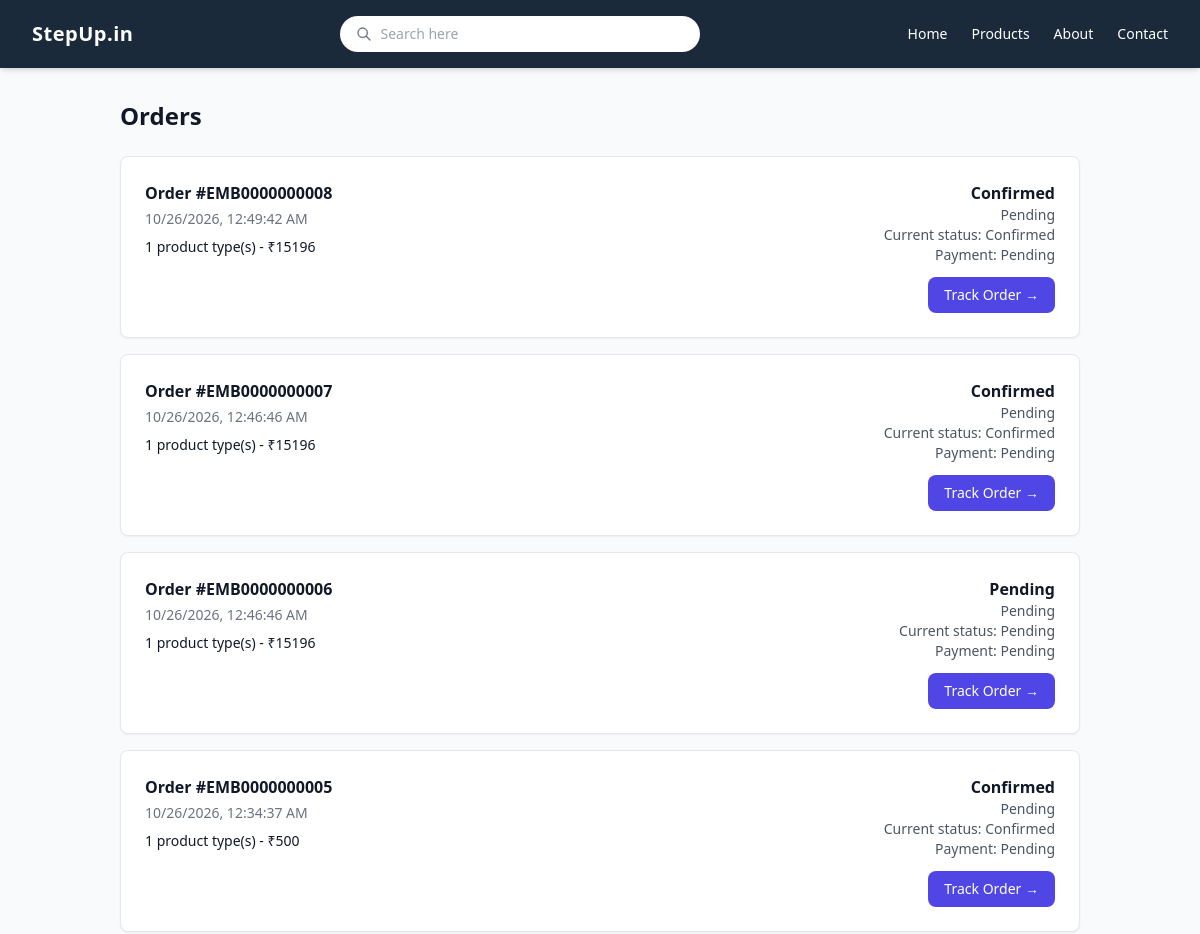
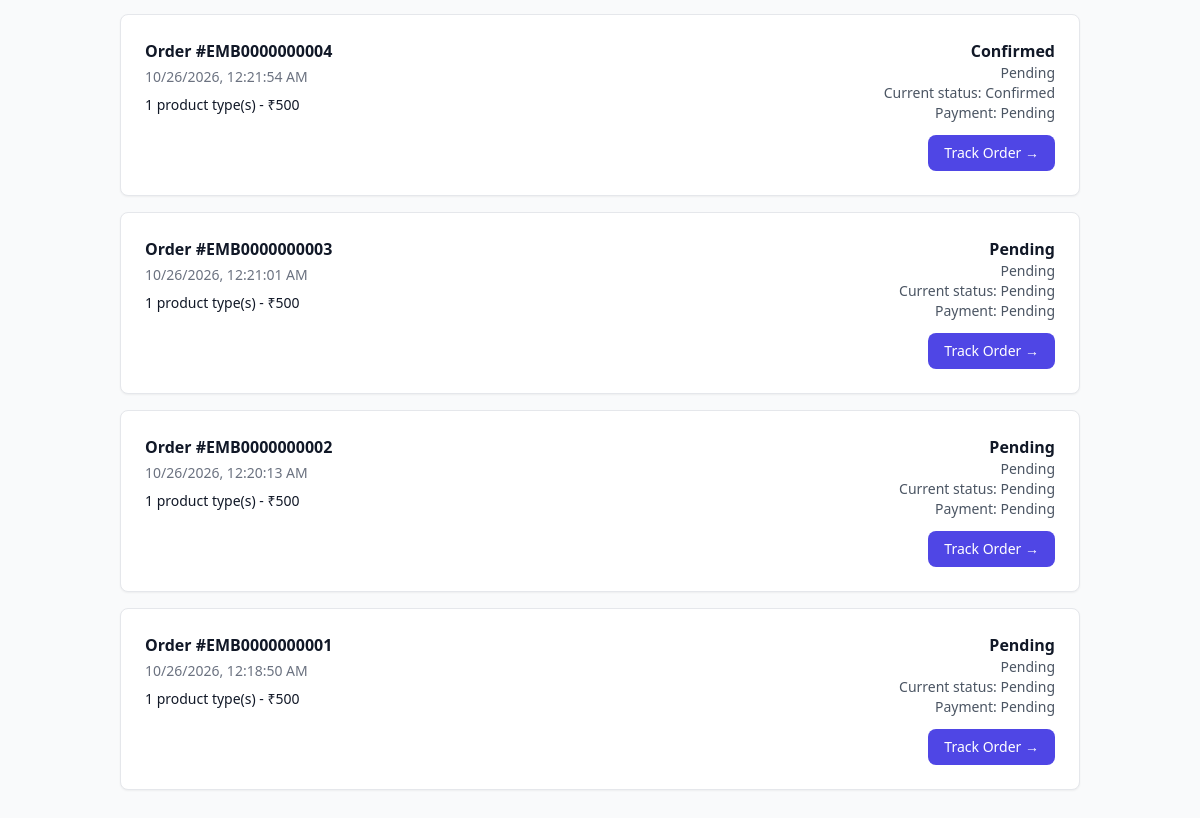
/orders/, run on an earlier commit of the app's database (2 pictures, top to bottom).
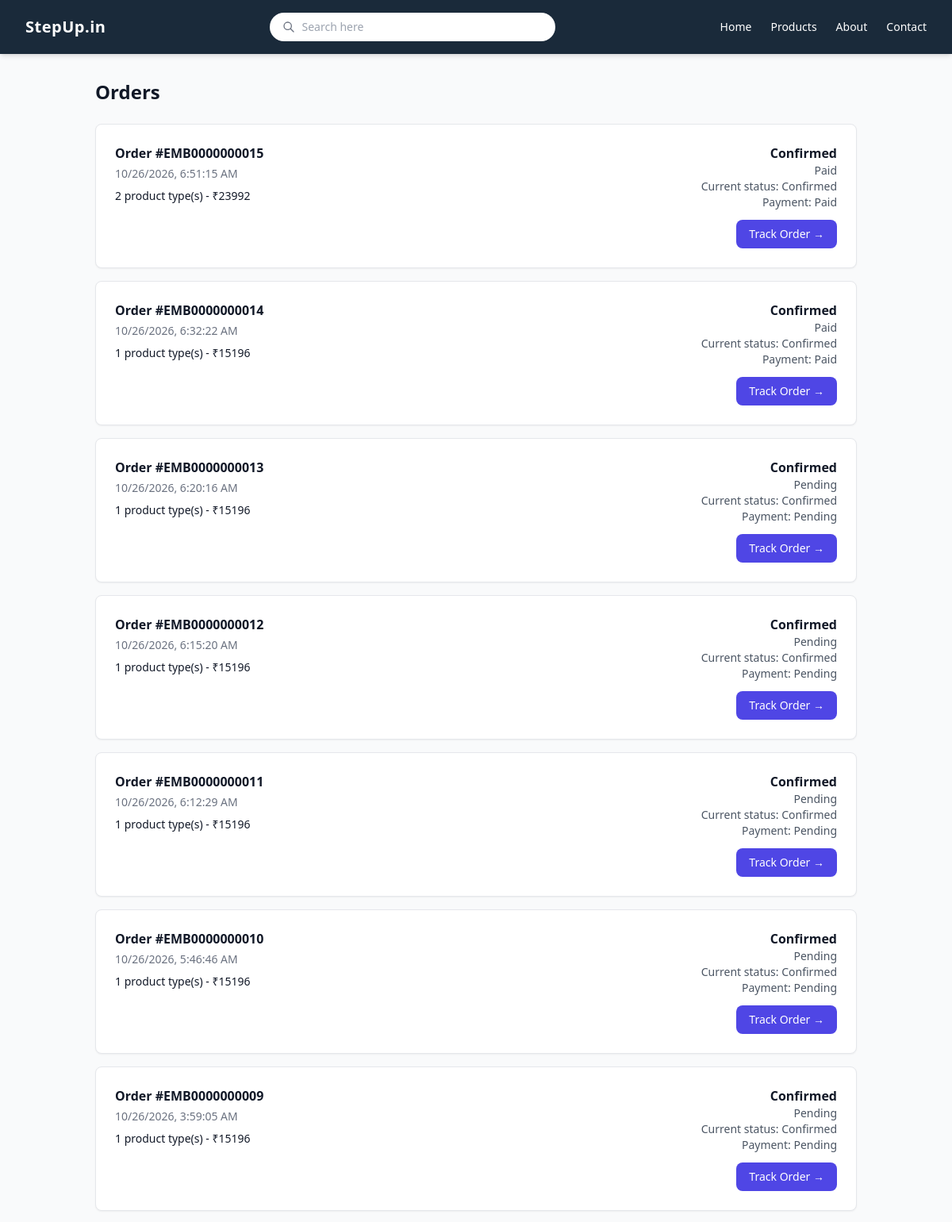
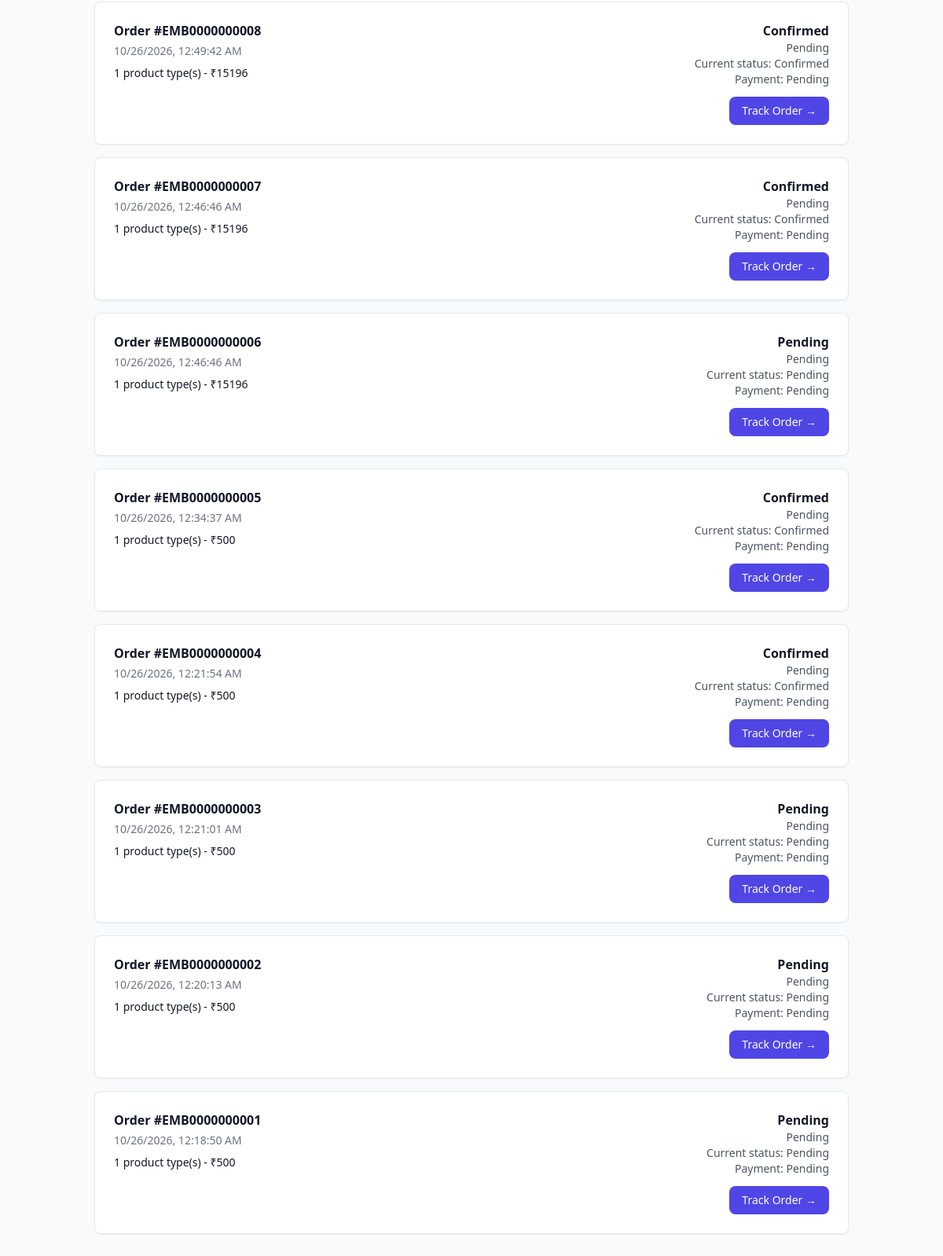
And on a later commit of the database (2 pictures, top to bottom).
### store/models.py (models this page shows, shortened)
class Order(models.Model):
    product_name = models.CharField(max_length=200, blank=True)
    amount = models.PositiveIntegerField(help_text="Amount in paise")
    payment_method = models.CharField(max_length=20)
    payment_id = models.CharField(max_length=100, blank=True)
    customer_name = models.CharField(max_length=150, blank=True)
    status = models.CharField(max_length=30, default="pending")
    created_at = models.DateTimeField(auto_now_add=True)

### store/views.py (the view)
# urls.py: path('orders/', views.my_orders, name='my_orders'),
def my_orders(request):
    orders = Order.objects.all().order_by('-created_at')
    order_cards = []
    for order in orders:
        card = _order_payload(order)
        card['date'] = order.created_at
        order_cards.append(card)
    return render(request, 'orders.html', {'orders': order_cards})

### store/views.py (called while the page is built)
def _order_payload(order):
    product_count = len([
        product_name.strip()
        for product_name in order.product_name.split(',')
        if product_name.strip()
    ]) or 1
    status = 'Confirmed' if order.status in {'created', 'paid'} else order.status.title()
    payment_status = 'Paid' if order.status == 'paid' else 'Pending'
    return {
        'id': f'EMB{order.id:010d}',
        'track_id': order.id,
        'date': order.created_at.isoformat(),
        'product_count': product_count,
        'total': order.amount // 100,
        'status': status,
        'payment_status': payment_status,
    }

### store/templates/orders.html (shortened to what this page needs)
<!doctype html>
<html lang="en">
<head>
  <script src="https://cdn.tailwindcss.com"></script>
</head>
<body class="min-h-screen bg-gray-50 text-gray-900">
  <header class="bg-[#1a2a3a] text-white shadow-md">
    <nav class="mx-auto flex max-w-7xl flex-wrap items-center justify-between gap-4 px-4 py-4 sm:px-6 lg:px-8">
      <a href="/" class="text-xl font-bold tracking-wide">StepUp.in</a>
      <div class="order-3 flex w-full items-center gap-2 rounded-full bg-white px-4 py-2 text-gray-700 sm:order-2 sm:w-auto sm:min-w-[280px] lg:min-w-[360px]">
        <svg class="h-4 w-4 shrink-0 text-gray-500" fill="none" stroke="currentColor" viewBox="0 0 24 24" aria-hidden="true"><path stroke-linecap="round" stroke-linejoin="round" stroke-width="2" d="m21 21-6-6m2-5a7 7 0 1 1-14 0 7 7 0 0 1 14 0Z"/></svg>
        <input type="search" placeholder="Search here" aria-label="Search shoes" class="w-full bg-transparent text-sm outline-none">
      </div>
      <div class="order-2 flex items-center gap-4 text-sm sm:order-3 sm:gap-6">
        <a href="/" class="hover:text-gray-300">Home</a>
        <a href="/" class="hover:text-gray-300">Products</a>
        <a href="/" class="hidden hover:text-gray-300 sm:inline">About</a>
        <a href="/" class="hidden hover:text-gray-300 sm:inline">Contact</a>
      </div>
    </nav>
  </header>
  <main class="mx-auto max-w-5xl px-4 py-8 sm:px-6 lg:px-8">
    <h1 class="mb-6 text-2xl font-bold">Orders</h1>
    {% if orders %}
      {% for order in orders %}
        <article class="mb-4 flex flex-col gap-6 rounded-lg border border-gray-200 bg-white p-5 shadow-sm sm:flex-row sm:items-start sm:justify-between sm:p-6">
          <div>
            <p class="font-bold">Order #{{ order.id }}</p>
            <p class="mt-1 text-sm text-gray-500">{{ order.date|date:"m/d/Y, g:i:s A" }}</p>
            <p class="mt-2 text-sm">{{ order.product_count }} product type(s) - ₹{{ order.total|floatformat:0 }}</p>
          </div>
          <div class="sm:text-right">
            <p class="font-bold">{{ order.status }}</p>
            <p class="text-sm text-gray-600">{{ order.payment_status }}</p>
            <p class="text-sm text-gray-600">Current status: {{ order.status }}</p>
            <p class="text-sm text-gray-600">Payment: {{ order.payment_status }}</p>
            <a href="/track/{{ order.track_id }}/" class="mt-3 inline-block rounded-lg bg-indigo-600 px-4 py-2 text-sm text-white transition hover:bg-indigo-700">Track Order →</a>
          </div>
        </article>
      {% endfor %}
    {% else %}
      <div class="rounded-lg border border-gray-200 bg-white p-8 text-center shadow-sm">
        <p class="text-gray-600">You have no orders yet.</p>
        <a href="/" class="mt-4 inline-block rounded-lg bg-indigo-600 px-4 py-2 text-sm text-white hover:bg-indigo-700">Continue shopping</a>
      </div>
    {% endif %}
  </main>
</body>
</html>

What changed in the data, as far as the page shows it:
added Order: date "10/26/2026, 6:51:15 AM"
added Order: date "10/26/2026, 6:32:22 AM"
added Order: date "10/26/2026, 6:20:16 AM"
added Order: date "10/26/2026, 6:15:20 AM"
added Order: date "10/26/2026, 6:12:29 AM"
added Order: date "10/26/2026, 5:46:46 AM"
added Order: date "10/26/2026, 3:59:05 AM"
Also different on the page:
new list line: "Order # EMB0000000015 2 product type(s) - ₹ 23992 Confirmed Paid Current status: Confirmed Payment: Paid Track Order →"
new list line: "Order # EMB0000000014 1 product type(s) - ₹ 15196 Confirmed Paid Current status: Confirmed Payment: Paid Track Order →"
new list line: "Order # EMB0000000013 1 product type(s) - ₹ 15196 Confirmed Pending Current status: Confirmed Payment: Pending Track Order →"
new list line: "Order # EMB0000000012 1 product type(s) - ₹ 15196 Confirmed Pending Current status: Confirmed Payment: Pending Track Order →"
new list line: "Order # EMB0000000011 1 product type(s) - ₹ 15196 Confirmed Pending Current status: Confirmed Payment: Pending Track Order →"
new list line: "Order # EMB0000000010 1 product type(s) - ₹ 15196 Confirmed Pending Current status: Confirmed Payment: Pending Track Order →"
new list line: "Order # EMB0000000009 1 product type(s) - ₹ 15196 Confirmed Pending Current status: Confirmed Payment: Pending Track Order →"
